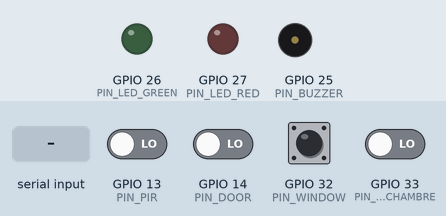
A sketch run on a simulated ESP32. Shown: output pins drawn as LEDs (lit = HIGH), buzzer (waves = sounding). Dashed ring = blinking. Inputs (shaded band) come from the test bench; at power-on: GPIO 13 (PIN_PIR), GPIO 14 (PIN_DOOR), GPIO 32 (PIN_WINDOW), GPIO 33 (PIN_PIR_CHAMBRE) LOW. WiFi joins after 1.5 s; servers stay silent unless stated; no MQTT or app messages arrive unless stated; what the sketch prints to the serial monitor is not drawn.

Above: at 1.2 s.
1.3 s: "ARM_NIGHT\n" received over Serial
At 2.0 s:
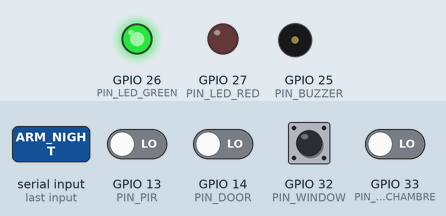
4.3 s: GPIO 14 (PIN_DOOR) driven HIGH
At 4.45 s:
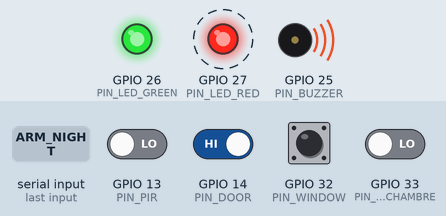
10.3 s: GPIO 32 (PIN_WINDOW) pulled HIGH for 0.15 s
Timing chart, 0 to 20.3 s (numbered marks = the images above; inputs shaded):
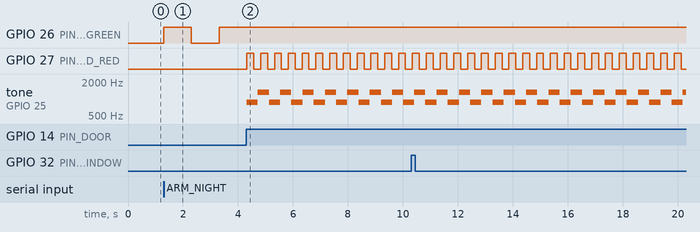

Measured:
- after the input at 1.3 s, GPIO 26 (PIN_LED_GREEN): LOW → HIGH at once, → LOW 1.0 s later, → HIGH 1.0 s later
- after the input at 4.3 s, GPIO 26 (PIN_LED_GREEN): stops changing and stays HIGH; GPIO 27 (PIN_LED_RED): alternates HIGH for 0.25 s and LOW for 0.25 s, starting at once; tone on GPIO 25 (PIN_BUZZER): alternates 1320 Hz for 0.41 s and 880 Hz for 0.41 s, starting at once

The sketch:

sketch.ino
```cpp
// ─────────────────────────────────────────────────────────────────────────────
// SmartAlarm — ESP32 (Wokwi), relié à HiveMQ Cloud en MQTT sur TLS.
//
// L'ESP32 est la SOURCE DE VÉRITÉ de l'état de l'alarme :
//   - il reçoit les commandes ARM / ARM_NIGHT / DISARM sur  <base>/command
//   - il publie son état (retained)                     sur  <base>/state
//   - il publie chaque détection                         sur  <base>/motion
//   - il publie l'état des capteurs (retained)           sur  <base>/sensors
//   - il publie online / offline (retained)              sur  <base>/availability (+ Last Will)
//
// Capteurs, rangés par pièce : PIR du salon et PIR de la chambre (intérieur),
// contacts de la porte d'entrée et de la fenêtre de la chambre (périmètre).
// Chaque détection indique sa pièce. ARMED surveille tout ; ARMED_NIGHT
// seulement le périmètre, pour pouvoir circuler dans la maison la nuit.
//
// Les commandes restent aussi utilisables depuis le moniteur série
// (débogage). Elles passent par la même fonction handleCommand().
// ─────────────────────────────────────────────────────────────────────────────
#include <Arduino.h>
#include <WiFi.h>
#include <WiFiClientSecure.h>
#include <PubSubClient.h>

#include "config.h"  // identifiants (non versionné) — voir config.example.h

// ── Brochage (voir docs/architecture.md) ────────────────────────────────────
constexpr uint8_t PIN_PIR         = 13;  // entrée : sortie OUT du PIR du salon
constexpr uint8_t PIN_PIR_CHAMBRE = 33;  // entrée : sortie OUT du PIR de la chambre
constexpr uint8_t PIN_DOOR        = 14;  // entrée (pull-up) : contact porte d'entrée
constexpr uint8_t PIN_WINDOW      = 32;  // entrée (pull-up) : contact fenêtre de la chambre
constexpr uint8_t PIN_BUZZER    = 25;  // sortie : sirène
constexpr uint8_t PIN_LED_GREEN = 26;  // sortie : alarme activée
constexpr uint8_t PIN_LED_RED   = 27;  // sortie : intrusion

// ── Réglages de la sirène et du clignotement ────────────────────────────────
constexpr uint32_t RED_BLINK_MS     = 250;   // demi-période de clignotement LED rouge
constexpr uint32_t NIGHT_BLINK_MS   = 1000;  // demi-période de la LED verte en mode nuit
constexpr uint32_t SIREN_STEP_MS    = 400;   // alternance des deux tons de la sirène
constexpr uint16_t SIREN_FREQ_LOW   = 880;   // Hz
constexpr uint16_t SIREN_FREQ_HIGH  = 1320;  // Hz

// ── Réglages réseau ─────────────────────────────────────────────────────────
constexpr uint32_t WIFI_RETRY_MS     = 10000;  // nouvelle tentative Wi-Fi
constexpr uint32_t MQTT_RETRY_MS     = 5000;   // nouvelle tentative MQTT
constexpr uint16_t MQTT_KEEPALIVE_S  = 60;     // large : le simulateur Wokwi peut tourner plus lentement que le temps réel
constexpr uint16_t MQTT_BUFFER_SIZE  = 512;

const String TOPIC_COMMAND      = String(TOPIC_BASE) + "/command";
const String TOPIC_STATE        = String(TOPIC_BASE) + "/state";
const String TOPIC_MOTION       = String(TOPIC_BASE) + "/motion";
const String TOPIC_AVAILABILITY = String(TOPIC_BASE) + "/availability";
const String TOPIC_SENSORS      = String(TOPIC_BASE) + "/sensors";

WiFiClientSecure tlsClient;
PubSubClient     mqtt(tlsClient);

bool     wifiConnected     = false;
bool     mqttConnected     = false;
uint32_t lastWifiAttemptMs = 0;
uint32_t lastMqttAttemptMs = 0;

// ── Machine à états ─────────────────────────────────────────────────────────
enum class AlarmState { DISARMED, ARMED, ARMED_NIGHT, TRIGGERED };

AlarmState alarmState = AlarmState::DISARMED;

// ── Capteurs ────────────────────────────────────────────────────────────────
// Un capteur est « actif » quand son entrée est HIGH : mouvement pour le PIR,
// contact ouvert pour la porte et la fenêtre (l'interrupteur fermé relie
// l'entrée à GND, la résistance de pull-up interne la tire à HIGH sinon).
enum class SensorZone { PERIMETER, INTERIOR };

struct Sensor {
  const char *id;           // identifiant dans les messages MQTT
  const char *room;         // pièce surveillée : salon, chambre ou entree
  uint8_t     pin;
  SensorZone  zone;
  bool        isContact;    // contact d'ouverture (sinon : détecteur de mouvement)
  bool        lastLevel;    // pour détecter le front montant LOW → HIGH
};

Sensor sensors[] = {
  {"pir_salon",   "salon",   PIN_PIR,         SensorZone::INTERIOR,  false, LOW},
  {"pir_chambre", "chambre", PIN_PIR_CHAMBRE, SensorZone::INTERIOR,  false, LOW},
  {"door",        "entree",  PIN_DOOR,        SensorZone::PERIMETER, true,  LOW},
  {"window",      "chambre", PIN_WINDOW,      SensorZone::PERIMETER, true,  LOW},
};

bool     redLedOn         = false;
bool     greenLedOn       = false;
bool     sirenHighTone    = false;
bool     sirenActive      = false;
uint32_t lastBlinkMs      = 0;
uint32_t lastNightBlinkMs = 0;
uint32_t lastSirenMs      = 0;
String   serialBuffer;

const char *stateName(AlarmState state) {
  switch (state) {
    case AlarmState::DISARMED:    return "DISARMED";
    case AlarmState::ARMED:       return "ARMED";
    case AlarmState::ARMED_NIGHT: return "ARMED_NIGHT";
    case AlarmState::TRIGGERED:   return "TRIGGERED";
  }
  return "UNKNOWN";
}

// Le capteur déclenche-t-il l'alarme dans l'état courant ?
bool isMonitored(const Sensor &sensor) {
  switch (alarmState) {
    case AlarmState::ARMED:       return true;
    case AlarmState::ARMED_NIGHT: return sensor.zone == SensorZone::PERIMETER;
    default:                      return false;
  }
}

const char *sensorLevelName(const Sensor &sensor, bool level) {
  if (sensor.isContact) return level == HIGH ? "OPEN" : "CLOSED";
  return level == HIGH ? "ACTIVE" : "IDLE";
}

// ── Publications MQTT ───────────────────────────────────────────────────────
// Remarque : PubSubClient ne publie qu'en QoS 0 (voir docs/mqtt-topics.md).

void publishState() {
  char payload[40];
  snprintf(payload, sizeof(payload), "{\"state\":\"%s\"}", stateName(alarmState));

  if (mqtt.connected()) {
    const bool ok = mqtt.publish(TOPIC_STATE.c_str(), payload, true);  // retained
    Serial.printf("[STATE ] %s -> %s %s\r\n", stateName(alarmState), TOPIC_STATE.c_str(),
                  ok ? "(publié)" : "(ÉCHEC publication)");
  } else {
    Serial.printf("[STATE ] %s (MQTT hors ligne : publié à la reconnexion)\r\n",
                  stateName(alarmState));
  }
}

void publishDetection(const Sensor &sensor, uint32_t uptimeMs) {
  char payload[144];
  snprintf(payload, sizeof(payload),
           "{\"event\":\"%s\",\"sensor\":\"%s\",\"room\":\"%s\",\"uptimeMs\":%lu}",
           sensor.isContact ? "OPENING_DETECTED" : "MOTION_DETECTED", sensor.id,
           sensor.room, (unsigned long)uptimeMs);

  if (mqtt.connected()) {
    const bool ok = mqtt.publish(TOPIC_MOTION.c_str(), payload, false);  // jamais retained
    Serial.printf("[MOTION] %s %s\r\n", payload, ok ? "(publié)" : "(ÉCHEC publication)");
  } else {
    Serial.printf("[MOTION] %s (MQTT hors ligne : événement non transmis)\r\n", payload);
  }
}

// État courant de chaque capteur, ex. {"pir_salon":"IDLE","door":"CLOSED",...}.
void publishSensors() {
  char payload[128];
  size_t length = snprintf(payload, sizeof(payload), "{");
  for (size_t i = 0; i < sizeof(sensors) / sizeof(sensors[0]); i++) {
    length += snprintf(payload + length, sizeof(payload) - length, "%s\"%s\":\"%s\"",
                       i == 0 ? "" : ",", sensors[i].id,
                       sensorLevelName(sensors[i], sensors[i].lastLevel));
  }
  snprintf(payload + length, sizeof(payload) - length, "}");

  if (mqtt.connected()) {
    const bool ok = mqtt.publish(TOPIC_SENSORS.c_str(), payload, true);  // retained
    Serial.printf("[SENSOR] %s %s\r\n", payload, ok ? "(publié)" : "(ÉCHEC publication)");
  }
}

// ── Sorties physiques ───────────────────────────────────────────────────────

void sirenOn(uint16_t frequency) {
  tone(PIN_BUZZER, frequency);
  sirenActive = true;
}

void sirenOff() {
  // noTone() sans tone() préalable provoque « LEDC is not initialized ».
  if (sirenActive) {
    noTone(PIN_BUZZER);
    sirenActive = false;
  }
  digitalWrite(PIN_BUZZER, LOW);
}

// Applique l'état « statique » des sorties correspondant à l'état métier.
// Le clignotement et la sirène de TRIGGERED sont animés dans updateAlarmOutputs().
void applyOutputs() {
  switch (alarmState) {
    case AlarmState::DISARMED:
      digitalWrite(PIN_LED_GREEN, LOW);
      digitalWrite(PIN_LED_RED, LOW);
      sirenOff();
      break;

    case AlarmState::ARMED:
      digitalWrite(PIN_LED_GREEN, HIGH);
      digitalWrite(PIN_LED_RED, LOW);
      sirenOff();
      break;

    case AlarmState::ARMED_NIGHT:  // LED verte clignotante lente, voir updateAlarmOutputs()
      greenLedOn       = true;
      lastNightBlinkMs = millis();
      digitalWrite(PIN_LED_GREEN, HIGH);
      digitalWrite(PIN_LED_RED, LOW);
      sirenOff();
      break;

    case AlarmState::TRIGGERED: {
      const uint32_t now = millis();
      digitalWrite(PIN_LED_GREEN, HIGH);
      redLedOn      = true;
      sirenHighTone = false;
      lastBlinkMs   = now;
      lastSirenMs   = now;
      digitalWrite(PIN_LED_RED, HIGH);
      sirenOn(SIREN_FREQ_LOW);
      break;
    }
  }
}

void setState(AlarmState newState) {
  if (newState == alarmState) {
    publishState();  // commande sans effet : on reconfirme l'état courant
    return;
  }
  Serial.printf("[ALARM ] %s -> %s\r\n", stateName(alarmState), stateName(newState));
  alarmState = newState;
  applyOutputs();
  publishState();
}

// Arme dans le mode demandé. Un contact déjà ouvert ne déclenchera l'alarme
// qu'à sa prochaine ouverture : on le signale (l'application l'affiche aussi).
void arm(AlarmState mode) {
  // ARM pendant TRIGGERED ne doit pas couper la sirène.
  if (alarmState == AlarmState::TRIGGERED) {
    setState(alarmState);
    return;
  }
  for (const Sensor &sensor : sensors) {
    if (sensor.isContact && sensor.lastLevel == HIGH) {
      Serial.printf("[ALARM ] attention : %s ouvert à l'activation\r\n", sensor.id);
    }
  }
  setState(mode);
}

// Traite une commande, quelle que soit sa provenance (MQTT ou série).
void handleCommand(String command) {
  command.trim();
  command.toUpperCase();

  if (command == "ARM") {
    arm(AlarmState::ARMED);
  } else if (command == "ARM_NIGHT") {
    arm(AlarmState::ARMED_NIGHT);
  } else if (command == "DISARM") {
    setState(AlarmState::DISARMED);
  } else {
    Serial.printf("[CMD   ] commande inconnue ignorée : \"%s\"\r\n", command.c_str());
  }
}

// Extrait la valeur texte d'une clé dans un JSON plat, ex. {"command":"ARM"}.
// Suffisant pour ce contrat de messages, sans dépendance supplémentaire.
bool extractJsonString(const String &json, const char *key, String &out) {
  const String pattern = String('"') + key + '"';
  const int keyPos = json.indexOf(pattern);
  if (keyPos < 0) return false;
  const int colon = json.indexOf(':', keyPos + pattern.length());
  if (colon < 0) return false;
  const int quoteStart = json.indexOf('"', colon + 1);
  if (quoteStart < 0) return false;
  const int quoteEnd = json.indexOf('"', quoteStart + 1);
  if (quoteEnd < 0) return false;
  out = json.substring(quoteStart + 1, quoteEnd);
  return true;
}

void onMqttMessage(char *topic, byte *payload, unsigned int length) {
  String message;
  message.reserve(length);
  for (unsigned int i = 0; i < length; i++) {
    message += static_cast<char>(payload[i]);
  }
  Serial.printf("[MQTT  ] reçu sur %s : %s\r\n", topic, message.c_str());

  if (TOPIC_COMMAND != topic) {
    return;
  }
  String command;
  if (!extractJsonString(message, "command", command)) {
    Serial.println("[CMD   ] payload invalide ignoré "
                   "(attendu {\"command\":\"ARM|ARM_NIGHT|DISARM\"})");
    return;
  }
  handleCommand(command);
}

// ── Entrées : série (débogage) et capteurs ──────────────────────────────────

// Lecture non bloquante d'une ligne sur le moniteur série.
void readSerialCommand() {
  while (Serial.available() > 0) {
    const char c = static_cast<char>(Serial.read());
    if (c == '\n' || c == '\r') {
      if (serialBuffer.length() > 0) {
        Serial.printf("[CMD   ] reçu (série) : %s\r\n", serialBuffer.c_str());
        handleCommand(serialBuffer);
        serialBuffer = "";
      }
    } else if (serialBuffer.length() < 32) {
      serialBuffer += c;
    }
  }
}

// Intrusion détectée par un capteur surveillé : on la publie, puis on déclenche.
void trigger(const Sensor &sensor) {
  Serial.printf("[ALARM ] intrusion dans : %s (%s)\r\n", sensor.room, sensor.id);
  publishDetection(sensor, millis());
  setState(AlarmState::TRIGGERED);
}

// Détecte une NOUVELLE détection : uniquement sur le front montant
// (mouvement qui commence, porte ou fenêtre qui s'ouvre).
void handleSensor(Sensor &sensor) {
  const bool level = digitalRead(sensor.pin);
  if (level == sensor.lastLevel) {
    return;
  }
  sensor.lastLevel = level;
  Serial.printf("[SENSOR] %s %s\r\n", sensor.id, sensorLevelName(sensor, level));
  publishSensors();

  if (level != HIGH) {
    return;  // retour au repos : TRIGGERED reste actif
  }

  if (alarmState == AlarmState::TRIGGERED) {
    publishDetection(sensor, millis());  // nouvelle détection pendant l'alarme : historisée
  } else if (isMonitored(sensor)) {
    trigger(sensor);
  } else {
    Serial.printf("[SENSOR] %s ignoré (%s)\r\n", sensor.id,
                  alarmState == AlarmState::ARMED_NIGHT ? "mode nuit" : "alarme désactivée");
  }
}

// Un PIR qui voit ENCORE quelqu'un alors que l'alarme est armée (ex. on
// désactive puis réactive pendant que le mouvement dure) déclenche aussitôt :
// la personne est toujours dans la pièce. Les contacts gardent la règle du
// front montant (porte laissée ouverte : voir arm()).
void checkActiveMotion() {
  for (const Sensor &sensor : sensors) {
    if (!sensor.isContact && sensor.lastLevel == HIGH && isMonitored(sensor)) {
      trigger(sensor);
      return;  // TRIGGERED : plus aucun capteur n'est « surveillé »
    }
  }
}

void handleSensors() {
  for (Sensor &sensor : sensors) {
    handleSensor(sensor);
  }
  checkActiveMotion();
}

// Animation non bloquante : LED verte lente en mode nuit ;
// LED rouge clignotante + sirène 2 tons en TRIGGERED.
void updateAlarmOutputs() {
  const uint32_t now = millis();

  if (alarmState == AlarmState::ARMED_NIGHT && now - lastNightBlinkMs >= NIGHT_BLINK_MS) {
    lastNightBlinkMs = now;
    greenLedOn = !greenLedOn;
    digitalWrite(PIN_LED_GREEN, greenLedOn ? HIGH : LOW);
  }

  if (alarmState != AlarmState::TRIGGERED) {
    return;
  }

  if (now - lastBlinkMs >= RED_BLINK_MS) {
    lastBlinkMs = now;
    redLedOn = !redLedOn;
    digitalWrite(PIN_LED_RED, redLedOn ? HIGH : LOW);
  }

  if (now - lastSirenMs >= SIREN_STEP_MS) {
    lastSirenMs = now;
    sirenHighTone = !sirenHighTone;
    sirenOn(sirenHighTone ? SIREN_FREQ_HIGH : SIREN_FREQ_LOW);
  }
}

// ── Connexions Wi-Fi / MQTT (non bloquantes) ────────────────────────────────

const char *mqttStateLabel(int state) {
  switch (state) {
    case MQTT_CONNECTION_TIMEOUT:      return "délai dépassé (broker muet)";
    case MQTT_CONNECTION_LOST:         return "connexion perdue";
    case MQTT_CONNECT_FAILED:          return "échec TCP/TLS";
    case MQTT_DISCONNECTED:            return "déconnecté";
    case MQTT_CONNECT_BAD_PROTOCOL:    return "protocole refusé";
    case MQTT_CONNECT_BAD_CLIENT_ID:   return "client ID refusé";
    case MQTT_CONNECT_UNAVAILABLE:     return "broker indisponible";
    case MQTT_CONNECT_BAD_CREDENTIALS: return "identifiants incorrects";
    case MQTT_CONNECT_UNAUTHORIZED:    return "non autorisé";
  }
  return "inconnu";
}

void startWifi() {
  Serial.printf("[WIFI  ] connexion à \"%s\" (canal %d)...\r\n", WIFI_SSID, WIFI_CHANNEL);
  WiFi.disconnect();
  WiFi.begin(WIFI_SSID, WIFI_PASSWORD, WIFI_CHANNEL);
  lastWifiAttemptMs = millis();
}

bool connectMqtt() {
  Serial.printf("[MQTT  ] connexion TLS à %s:%d (client %s)...\r\n",
                MQTT_HOST, MQTT_PORT, MQTT_CLIENT_ID);

  // Last Will : si l'ESP32 disparaît sans prévenir, le broker publie
  // « offline » (retained, QoS 1) sur le topic availability.
  const bool ok = mqtt.connect(MQTT_CLIENT_ID, MQTT_USERNAME, MQTT_PASSWORD,
                               TOPIC_AVAILABILITY.c_str(), 1, true, "offline",
                               true /* cleanSession */);
  if (!ok) {
    const int rc = mqtt.state();
    Serial.printf("[MQTT  ] échec (rc=%d : %s), nouvel essai dans %lus\r\n",
                  rc, mqttStateLabel(rc), (unsigned long)(MQTT_RETRY_MS / 1000));
    // L'erreur TLS n'a de sens que si la connexion sécurisée elle-même a échoué
    // (sinon lastError() renvoie une ancienne erreur interne sans rapport).
    char tlsError[128];
    if (rc == MQTT_CONNECT_FAILED && tlsClient.lastError(tlsError, sizeof(tlsError)) != 0) {
      Serial.printf("[TLS   ] %s\r\n", tlsError);
    }
    return false;
  }

  Serial.println("[MQTT  ] connecté (TLS + authentification OK)");
  mqtt.publish(TOPIC_AVAILABILITY.c_str(), "online", true);  // retained
  Serial.printf("[MQTT  ] %s -> online\r\n", TOPIC_AVAILABILITY.c_str());

  const bool subscribed = mqtt.subscribe(TOPIC_COMMAND.c_str(), 1);
  Serial.printf("[MQTT  ] abonnement %s (QoS 1) %s\r\n", TOPIC_COMMAND.c_str(),
                subscribed ? "OK" : "ÉCHEC");

  publishState();    // resynchronise les clients sur l'état réel
  publishSensors();
  return true;
}

void maintainConnections() {
  const uint32_t now = millis();

  if (WiFi.status() != WL_CONNECTED) {
    if (wifiConnected) {
      Serial.println("[WIFI  ] connexion perdue");
      wifiConnected = false;
      mqttConnected = false;
    }
    if (now - lastWifiAttemptMs >= WIFI_RETRY_MS) {
      startWifi();
    }
    return;
  }

  if (!wifiConnected) {
    wifiConnected = true;
    Serial.printf("[WIFI  ] connecté, IP %s\r\n", WiFi.localIP().toString().c_str());
    lastMqttAttemptMs = now - MQTT_RETRY_MS;  // tentative MQTT immédiate
  }

  if (mqtt.connected()) {
    mqtt.loop();
    return;
  }

  if (mqttConnected) {
    Serial.printf("[MQTT  ] connexion perdue (rc=%d : %s)\r\n", mqtt.state(),
                  mqttStateLabel(mqtt.state()));
    mqttConnected = false;
  }
  if (now - lastMqttAttemptMs >= MQTT_RETRY_MS) {
    lastMqttAttemptMs = now;
    mqttConnected = connectMqtt();
  }
}

// ── Programme principal ─────────────────────────────────────────────────────

void setup() {
  Serial.begin(115200);

  pinMode(PIN_PIR, INPUT);
  pinMode(PIN_PIR_CHAMBRE, INPUT);
  pinMode(PIN_DOOR, INPUT_PULLUP);
  pinMode(PIN_WINDOW, INPUT_PULLUP);
  pinMode(PIN_BUZZER, OUTPUT);
  pinMode(PIN_LED_GREEN, OUTPUT);
  pinMode(PIN_LED_RED, OUTPUT);

  Serial.println();
  Serial.println("=== SmartAlarm — ESP32 + MQTT ===");
  Serial.println("Débogage : ARM, ARM_NIGHT ou DISARM dans le moniteur série, puis Entrée.");

  // Sécurité de la démo : on démarre toujours désarmé.
  alarmState = AlarmState::DISARMED;
  for (Sensor &sensor : sensors) {
    sensor.lastLevel = digitalRead(sensor.pin);
  }
  applyOutputs();
  publishState();  // MQTT pas encore connecté : sera publié à la connexion

  // TLS avec validation du certificat du broker (jamais setInsecure()).
  tlsClient.setCACert(MQTT_ROOT_CA);

  mqtt.setServer(MQTT_HOST, MQTT_PORT);
  mqtt.setCallback(onMqttMessage);
  mqtt.setKeepAlive(MQTT_KEEPALIVE_S);
  mqtt.setBufferSize(MQTT_BUFFER_SIZE);

  WiFi.mode(WIFI_STA);
  startWifi();
}

void loop() {
  maintainConnections();
  readSerialCommand();
  handleSensors();
  updateAlarmOutputs();
  delay(10);  // court : laisse respirer le CPU sans perturber MQTT
}
```

Source omitted: config.example.h (4786 bytes)
